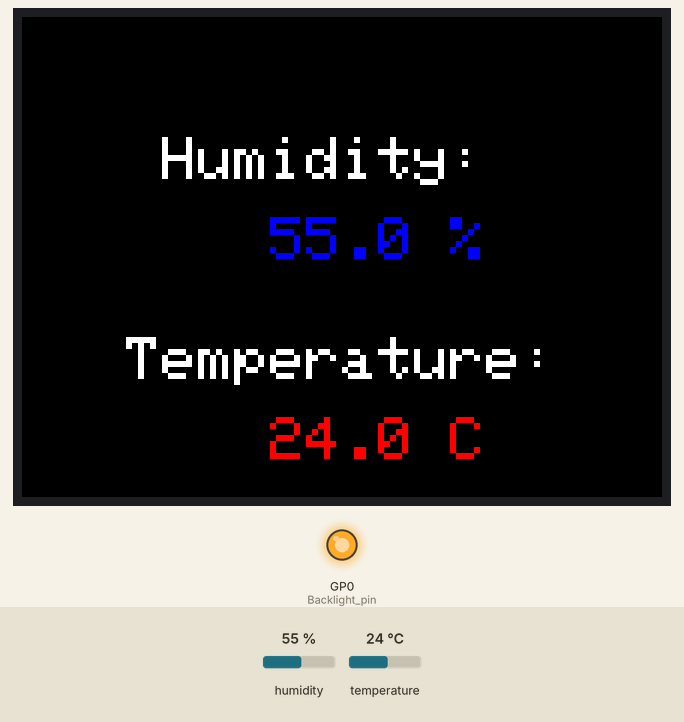
This sketch was run on a simulated Raspberry Pi Pico. Shown: 320×240 colour display, output pins drawn as LEDs (lit = HIGH). The inputs (shaded band) are chosen by the test bench; at power-on: humidity 55 %, temperature 24 °C.

Above: at 1.7 s.
1.8 s: humidity set to 22 %
At 2.8 s:
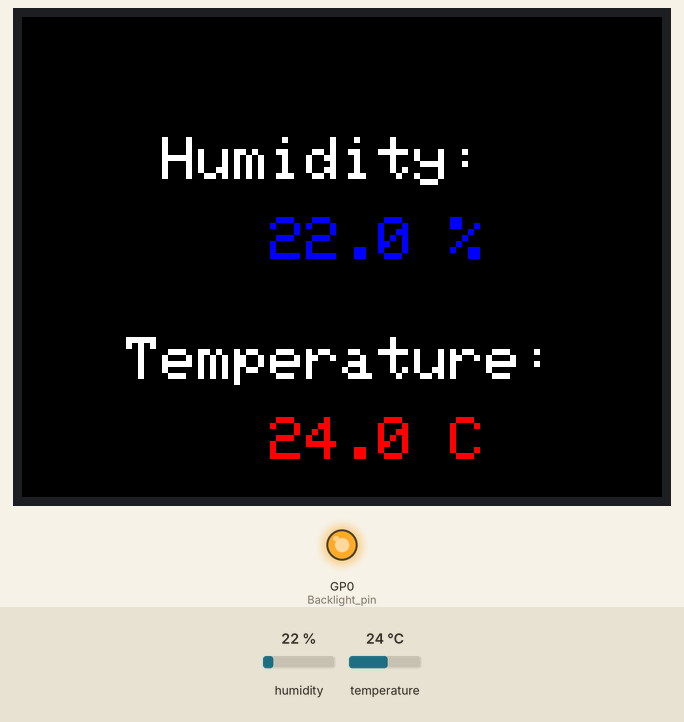
4.8 s: temperature set to 12 °C
At 5.5 s:
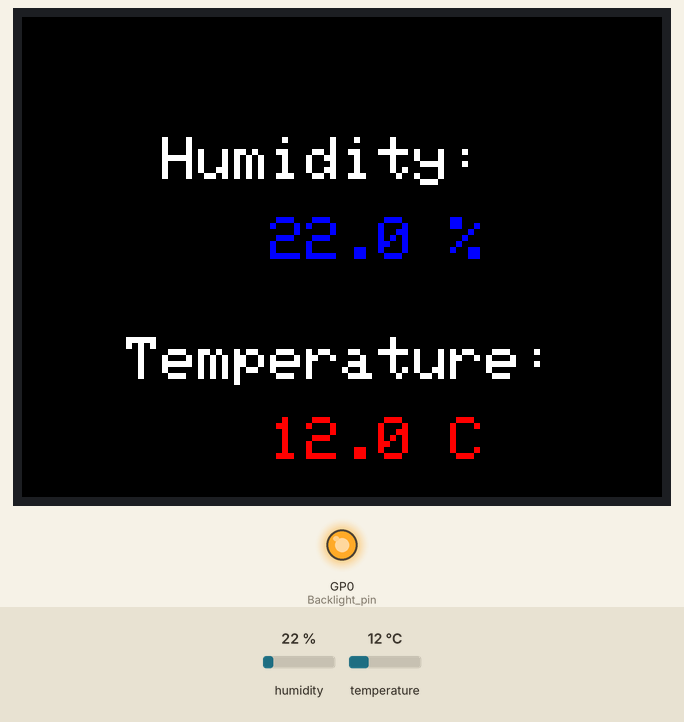
7.5 s: humidity set to 40 %
At 8.8 s:
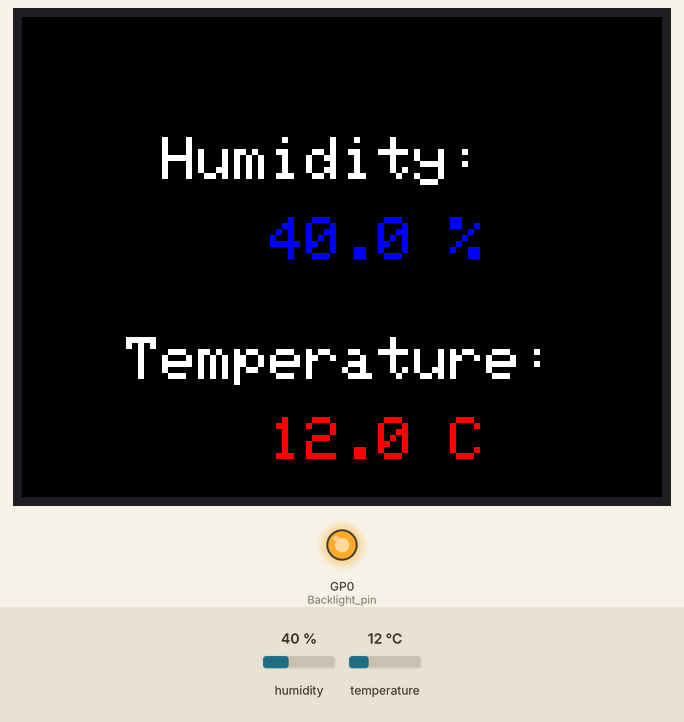
10.5 s: temperature set to 19 °C
Timing chart, 0 to 13.5 s (numbered marks = the images above; inputs shaded):
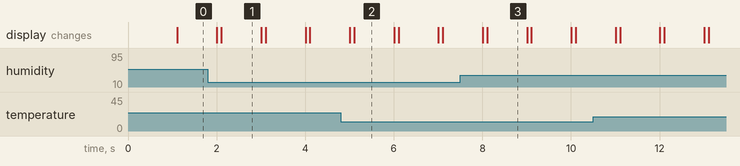

The sketch:

10._Temp_Humi_Display.ino
```cpp
/*
  =========================================================
   RP2040 + DHT20 + Display (Temperature & Humidity)
  =========================================================

  LIBRARIES USED:
  ---------------------------------------------------------
  - LovyanGFX (Display + Touch)
  - Wire (I2C Communication)
  - DHT20 (Temperature & Humidity Sensor)

  CONNECTIONS:
  ---------------------------------------------------------
  DHT20 Sensor (I2C):
    SDA -> GPIO 2
    SCL -> GPIO 3
    Address -> 0x38

  Display:
    SPI + Touch (Configured in LGFX class)

  Backlight:
    Control Pin -> GPIO 0

  FUNCTIONALITY:
  ---------------------------------------------------------
  - Reads temperature and humidity every 1 second
  - Displays values centered on screen
  - Uses different colors for clarity
*/

#include <LovyanGFX.hpp>    // Display library
#include <Wire.h>           // I2C communication
#include "DHT20.h"          // DHT20 sensor library

/*
  =========================================================
   CUSTOM DISPLAY CLASS (LGFX)
  =========================================================
*/
class LGFX : public lgfx::LGFX_Device {

  lgfx::Panel_ST7789 _panel_instance; // Display driver
  lgfx::Bus_SPI _bus_instance;        // SPI bus
  lgfx::Touch_FT5x06 _touch_instance;// Touch controller

public:
  LGFX(void) {

    auto cfg = _bus_instance.config(); // Get SPI config

    cfg.spi_host = 0;            // SPI host
    cfg.spi_mode = 0;            // SPI mode
    cfg.freq_write = 80000000;   // Write speed
    cfg.freq_read  = 16000000;   // Read speed

    cfg.pin_sclk = 6;            // Clock pin
    cfg.pin_mosi = 7;            // MOSI pin
    cfg.pin_miso = -1;           // Not used
    cfg.pin_dc   = 16;           // Data/Command pin

    _bus_instance.config(cfg);   // Apply config
    _panel_instance.setBus(&_bus_instance); // Attach bus

    auto panel_cfg = _panel_instance.config(); // Panel config

    panel_cfg.pin_cs   = 17;     // Chip Select
    panel_cfg.pin_rst  = -1;     // Reset not used
    panel_cfg.pin_busy = -1;     // Busy not used

    panel_cfg.memory_width  = 240;
    panel_cfg.memory_height = 320;

    panel_cfg.panel_width  = 240;
    panel_cfg.panel_height = 320;

    panel_cfg.offset_rotation = 1;

    panel_cfg.dummy_read_pixel = 8;
    panel_cfg.dummy_read_bits  = 1;

    panel_cfg.readable = false;
    panel_cfg.invert   = true;
    panel_cfg.rgb_order = false;

    panel_cfg.dlen_16bit = false;
    panel_cfg.bus_shared = false;

    _panel_instance.config(panel_cfg); // Apply panel config

    auto touch_cfg = _touch_instance.config(); // Touch config

    touch_cfg.x_min = 0;
    touch_cfg.x_max = 239;

    touch_cfg.y_min = 0;
    touch_cfg.y_max = 319;

    touch_cfg.pin_int = 25;
    touch_cfg.pin_rst = 24;

    touch_cfg.bus_shared = false;
    touch_cfg.offset_rotation = 0;

    touch_cfg.i2c_port = 0;
    touch_cfg.i2c_addr = 0x38;

    touch_cfg.pin_sda = 4;
    touch_cfg.pin_scl = 5;

    touch_cfg.freq = 400000;

    _touch_instance.config(touch_cfg); // Apply touch config
    _panel_instance.setTouch(&_touch_instance); // Attach touch

    setPanel(&_panel_instance); // Finalize display
  }
};

LGFX gfx;           // Create display object
DHT20 DHT(&Wire1);  // Create DHT20 sensor object using Wire1

unsigned long preMillis = 0; // Store last update time
const long interval = 1000;  // Update interval (1 second)

// ==========================
// SCREEN SIZE
// ==========================
static const uint16_t screenWidth  = 320;
static const uint16_t screenHeight = 240;

void setup() {

  Serial.begin(115200); // Start serial communication

  // ==========================
  // DISPLAY SETUP
  // ==========================
  gfx.init();                 // Initialize display
  pinMode(0, OUTPUT);         // Backlight pin
  digitalWrite(0, HIGH);      // Turn ON backlight

  gfx.setTextColor(TFT_WHITE);// Text color
  gfx.setTextSize(3);         // Text size
  gfx.fillScreen(TFT_BLACK);  // Clear screen

  // ==========================
  // I2C SETUP FOR DHT20
  // ==========================
  Wire1.setSDA(2); // Set SDA pin
  Wire1.setSCL(3); // Set SCL pin
  Wire1.begin();   // Start I2C bus

  DHT.begin();     // Initialize DHT20 sensor
}

void loop() {

  unsigned long currentMillis = millis(); // Current time

  // ==========================
  // UPDATE EVERY 1 SECOND
  // ==========================
  if (currentMillis - preMillis >= interval) {

    // Check sensor read interval
    if (millis() - DHT.lastRead() >= 1000) {

      int status = DHT.read(); // Read sensor data

      if (status == DHT20_OK) { // If read successful

        gfx.fillScreen(TFT_BLACK); // Clear screen

        gfx.setTextSize(3); // Set text size

        // ==========================
        // READ SENSOR VALUES
        // ==========================
        float humidity = DHT.getHumidity();       // Get humidity
        float temperature = DHT.getTemperature(); // Get temperature

        int centerX = screenWidth / 2; // Center position

        // ==========================
        // DISPLAY HUMIDITY
        // ==========================
        gfx.setCursor(centerX - 6 * 3 * 5, 60); // Label position
        gfx.setTextColor(TFT_WHITE);
        gfx.print("Humidity:");

        gfx.setTextColor(TFT_BLUE); // Value color
        gfx.setCursor(centerX - 6 * 3 * 2, 100);
        gfx.printf("%.1f %%", humidity);

        // ==========================
        // DISPLAY TEMPERATURE
        // ==========================
        gfx.setTextColor(TFT_WHITE);
        gfx.setCursor(centerX - 6 * 3 * 6, 160);
        gfx.print("Temperature:");

        gfx.setTextColor(TFT_RED);
        gfx.setCursor(centerX - 6 * 3 * 2, 200);
        gfx.printf("%.1f C", temperature);
      }
    }

    preMillis = currentMillis; // Update last time
  }
}
```

Measured:
- after the input at 1.8 s, the display: first differs from a run without the input after 0.31 s (image 1)
- after the input at 4.8 s, the display: first differs from a run without the input after 0.31 s (image 2)
- after the input at 7.5 s, the display: first differs from a run without the input after 0.61 s (image 3)
- what the display in image 1 shows lasts 0.9 s, from 2.1 s to 3.0 s
